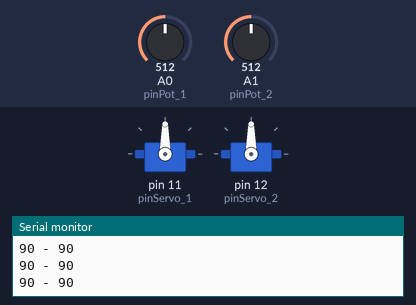
A sketch run on a simulated Arduino Uno, built with avr-gcc and run on an emulated ATmega328P. On the bench: 2 × servo, the last lines printed to the serial monitor. Inputs (shaded band) come from the test bench; at power-on: A0 (pinPot_1) = 512, A1 (pinPot_2) = 512.

Above: at 2.7 s.
2.8 s: A0 (pinPot_1) set to 716
At 4.0 s:
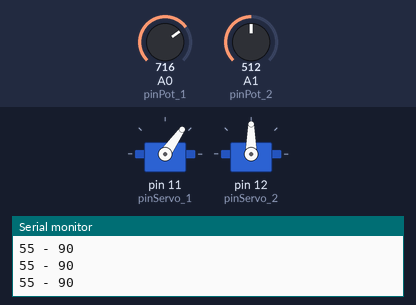
4.3 s: A1 (pinPot_2) set to 716
At 5.0 s:
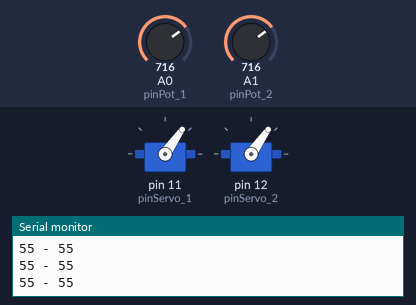
5.8 s: A0 (pinPot_1) set to 477
At 6.2 s:
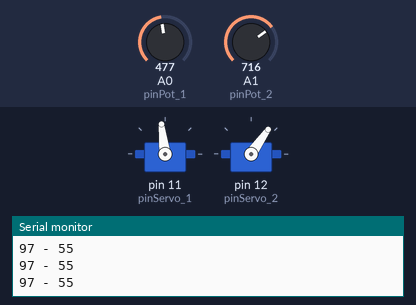
7.3 s: A0 (pinPot_1) set to 444
At 8.5 s:
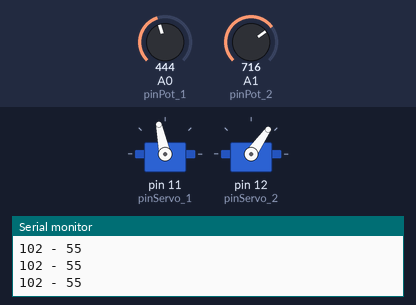
8.8 s: A1 (pinPot_2) set to 955
At 9.7 s:
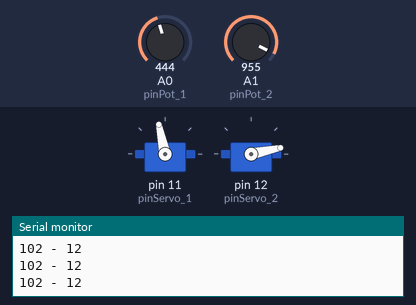
10.3 s: A1 (pinPot_2) set to 989
At 11.1 s:
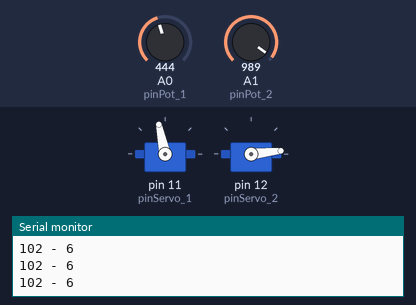
Timing chart, 0 to 12.8 s (numbered marks = the images above; inputs shaded):
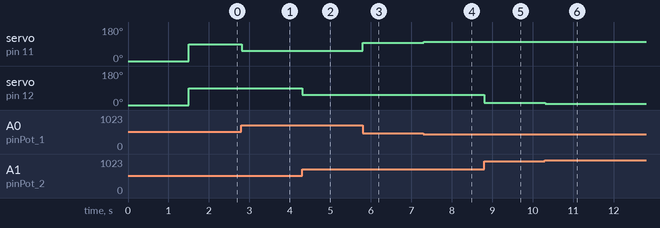

The sketch:

control_de_servomotores.ino
```cpp
// CONTROL DE SERVOMOTORES - Aldo Danilo Vargas Esquivel - 01/10/2021

// INCLUIMOS LA LIBRERIA Servo.h

#include <Servo.h>

// DECLARAMOS LOS PINES

#define pinServo_1 11
#define pinServo_2 12
#define pinPot_1 A0
#define pinPot_2 A1

// CREAMOS LOS OBJETOS Servo

    // UNO PARA CADA SERVOMOTOR

Servo servo_1;
Servo servo_2;

// INICIAMOS LAS VARIABLES, ESTAS REPRESENTAN EL ANGULO DE CADA MOTOR

int deg_1 = 0;
int deg_2 = 0;

// INICIAMOS LAS FUNCIONES

void readServoState(){ // LEE EL VALOR DE LOS SENSORES(POTENCIOMETROS) Y GUARDA EL VALOR EN LAS VARIABLES CORRESPONDIENTES
    deg_1 = analogRead(pinPot_1);
    deg_2 = analogRead(pinPot_2);
}

void setServoState(){ // ESTABLECE LA POSICION DE CADA SERVOMOTOR E IMPRIME EN PANTALLA LOS VALORES DE CADA UNO

    readServoState();

    deg_1 = map(deg_1, 0, 1023, 180, 0);
    servo_1.write(deg_1);
    Serial.print(deg_1);

    Serial.print(" - ");

    deg_2 = map(deg_2, 0, 1023, 180, 0);
    servo_2.write(deg_2);
    Serial.println(deg_2);

    delay(10);
}

// SETUP

void setup()
{

    Serial.begin(9600);

    pinMode(pinPot_1, INPUT);
    pinMode(pinPot_2, INPUT);

    servo_1.attach(pinServo_1);
    servo_2.attach(pinServo_2);

    servo_1.write(0);
    servo_2.write(0);
    delay(1500);
}

// LOOP

void loop() // EN EL LOOP SOLO SE EJECUTA LA FUNCION setServoState() Y QUEDA MUY LIMPIO EL CODIGO
{
    setServoState();
}
```

Measured:
- after the input at 2.8 s, servo on pin 11 (pinServo_1): 90° → 55° at once
- after the input at 4.3 s, servo on pin 12 (pinServo_2): 90° → 55° at once
- after the input at 5.8 s, servo on pin 11 (pinServo_1): 55° → 97° at once
- after the input at 7.3 s, servo on pin 11 (pinServo_1): 97° → 102° at once
- after the input at 8.8 s, servo on pin 12 (pinServo_2): 55° → 12° at once
- after the input at 10.3 s, servo on pin 12 (pinServo_2): 12° → 6° at once
